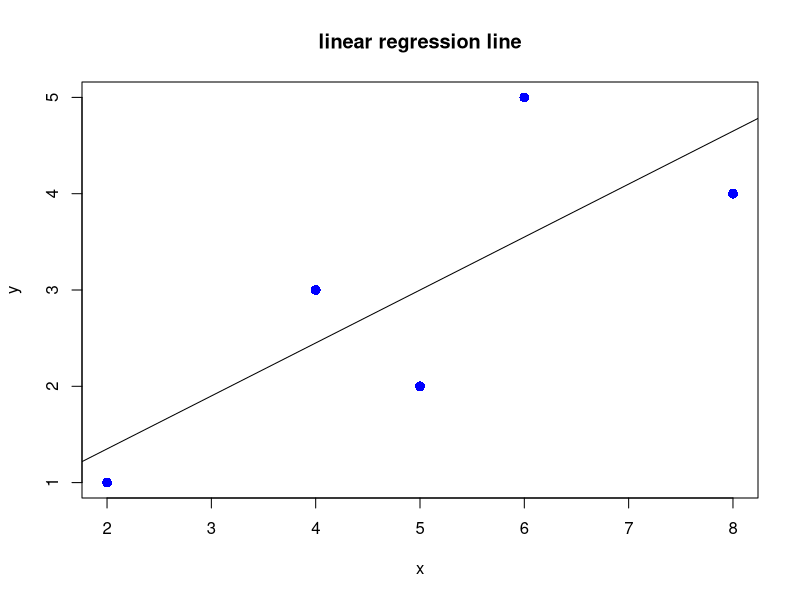
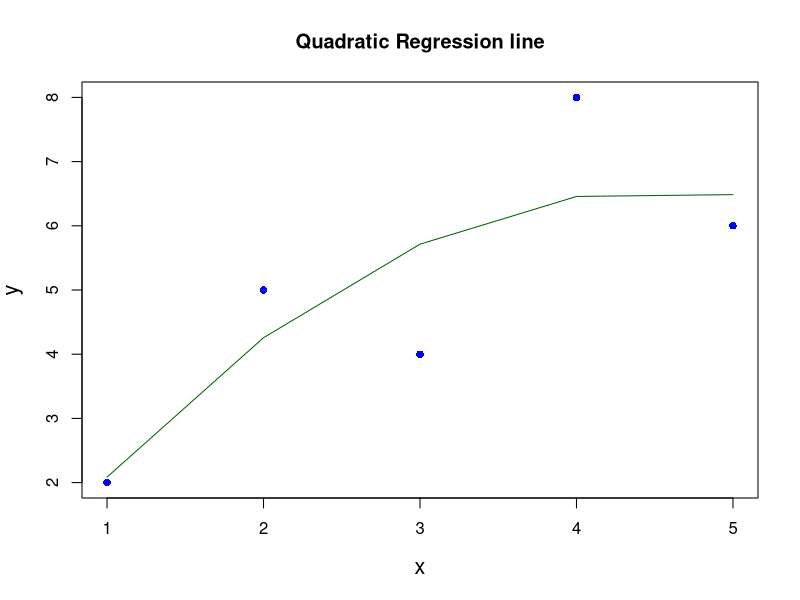

Write R code to recreate these figures, in order.
x<-c(1,2,3,4,5)
y<-c(2,5,4,8,6)
relation <- lm(y~x)
print(relation)       #display coefficients for linear model
plot(y,x,col = "blue",main = "linear regression line",
     abline(lm(x~y)),cex = 1.3,pch = 16,xlab = "x",ylab = "y")
x2<-x^2
quadratic.model <-lm(y~x + x2)
print(quadratic.model)    #display coefficients for quadratic model
predictedcounts <- predict(quadratic.model,list(x2=x^2))
plot(x, y, pch=16, xlab = "x", ylab = "y", cex.lab = 1.3, col = "blue",main="Quadratic Regression line")
lines(x, predictedcounts, col = "darkgreen")

